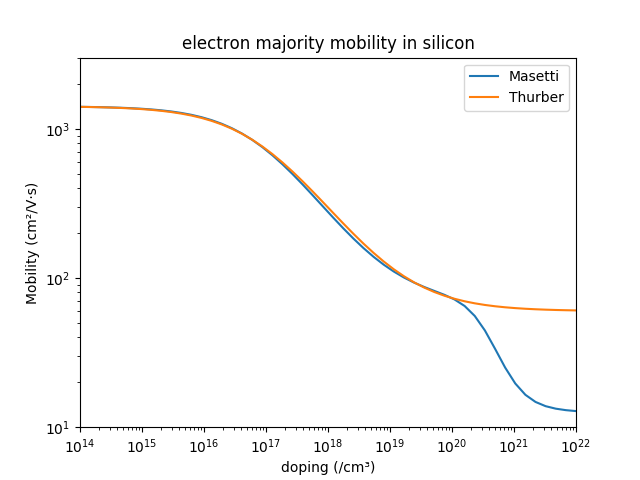

This figure's Python source:
# -*- coding: utf-8 -*-
"""
mobility as a function of doping with different models

@author: Stuart Bowden
"""
import numpy as np
import matplotlib.pyplot as plt
import photovoltaic as pv

# plot the mobility models
N_D = np.logspace(14, 22) # log space from 1e14 to 1e22
mobility_masetti = pv.mob_masetti_phos(N_D)
mobility_thurber = pv.mob_thurber(N_D, False)
plt.plot(N_D, mobility_masetti, label='Masetti')
plt.plot(N_D, mobility_thurber, label='Thurber')
plt.xlabel('doping (/cm³)')
plt.ylabel('Mobility (cm²/V·s)')
plt.loglog()
plt.ylim(10, 3000)
plt.xlim(1e14, 1e22)
plt.legend(loc=0)
plt.title('electron majority mobility in silicon')
plt.savefig('plot_silicon_mobility.png')
plt.show()
